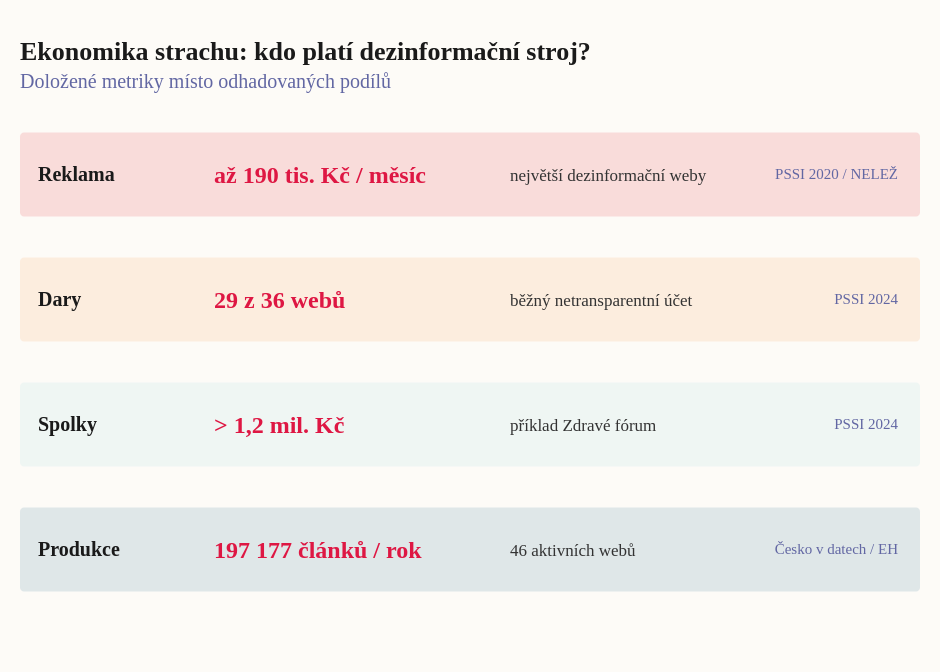

Write the Vega-Lite specification saved for this chart.
### Vega-Lite specification from a JSON file in a GitHub repository (floating-point values rounded to 4 significant figures)
{"_source": "Zdroje: Česko v datech (20. 9. 2022; data Bezpečnostního centra Evropské hodnoty): 46 aktivních prokremelsky orientovaných dezinformačních webů a 197 177 článků za rok; NELEŽ: dezinformační weby jsou financovány převážně z darů a reklamy, PSSI 2020 odhad až 190 tis. Kč měsíčně pro největší weby; PSSI, Dezinformační aktéři v šedé zóně zákona a etického byznysu, září 2024: 36 webů financovaných dary, 29 z nich (80 %) používalo běžný netransparentní účet; případ Zdravé fórum přes 1,2 mil. Kč.", "$schema": "https://vega.github.io/schema/vega-lite/v5.json", "description": "Ekonomika strachu: doložené zdroje financování a měřítko české dezinformační scény", "width": 450, "height": 250, "padding": {"top": 20, "left": 10, "right": 10, "bottom": 30}, "autosize": {"type": "pad", "resize": true}, "background": "#fdfbf7", "title": {"text": "Ekonomika strachu: kdo platí dezinformační stroj?", "subtitle": "Doložené metriky místo odhadovaných podílů", "font": "Roboto Slab", "fontSize": 13, "fontWeight": "bold", "anchor": "start", "color": "#1a1a1a", "subtitleFont": "Work Sans", "subtitleFontSize": 10, "subtitleColor": "#6267a3", "offset": 10}, "data": {"values": [{"metric": "Reklama", "value": "až 190 tis. Kč / měsíc", "detail": "největší dezinformační weby", "source": "PSSI 2020 / NELEŽ"}, {"metric": "Dary", "value": "29 z 36 webů", "detail": "běžný netransparentní účet", "source": "PSSI 2024"}, {"metric": "Spolky", "value": "> 1,2 mil. Kč", "detail": "příklad Zdravé fórum", "source": "PSSI 2024"}, {"metric": "Produkce", "value": "197 177 článků / rok", "detail": "46 aktivních webů", "source": "Česko v datech / EH"}]}, "layer": [{"mark": {"type": "rect", "height": 42, "cornerRadius": 2}, "encoding": {"y": {"field": "metric", "type": "nominal", "sort": ["Reklama", "Dary", "Spolky", "Produkce"], "axis": null}, "color": {"field": "metric", "type": "nominal", "scale": {"domain": ["Reklama", "Dary", "Spolky", "Produkce"], "range": ["#e63946", "#f4a261", "#a8dadc", "#457b9d"]}, "legend": null}, "opacity": {"value": 0.16}}}, {"mark": {"type": "text", "align": "left", "baseline": "middle", "dx": -216, "font": "Work Sans", "fontSize": 10, "fontWeight": "bold", "color": "#1a1a1a"}, "encoding": {"y": {"field": "metric", "type": "nominal", "sort": ["Reklama", "Dary", "Spolky", "Produkce"], "axis": null}, "text": {"field": "metric"}}}, {"mark": {"type": "text", "align": "left", "baseline": "middle", "dx": -128, "font": "Roboto Slab", "fontSize": 12, "fontWeight": "bold", "color": "#de1743"}, "encoding": {"y": {"field": "metric", "type": "nominal", "sort": ["Reklama", "Dary", "Spolky", "Produkce"], "axis": null}, "text": {"field": "value"}}}, {"mark": {"type": "text", "align": "left", "baseline": "middle", "dx": 20, "font": "Work Sans", "fontSize": 8.5, "color": "#333333"}, "encoding": {"y": {"field": "metric", "type": "nominal", "sort": ["Reklama", "Dary", "Spolky", "Produkce"], "axis": null}, "text": {"field": "detail"}}}, {"mark": {"type": "text", "align": "right", "baseline": "middle", "dx": 214, "font": "Work Sans", "fontSize": 7.5, "color": "#6267a3"}, "encoding": {"y": {"field": "metric", "type": "nominal", "sort": ["Reklama", "Dary", "Spolky", "Produkce"], "axis": null}, "text": {"field": "source"}}}], "config": {"view": {"stroke": "transparent"}}}
